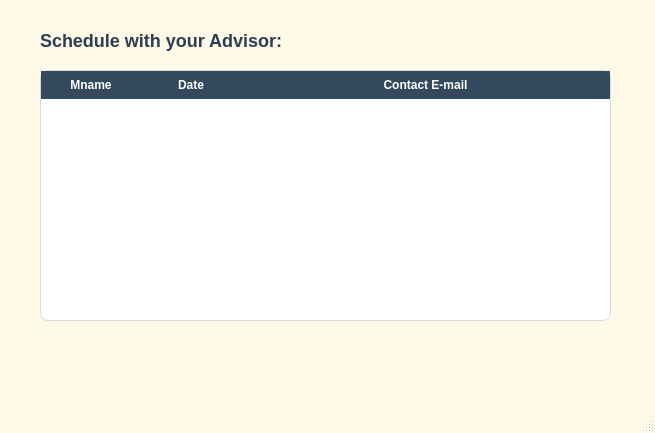
<?xml version="1.0" encoding="UTF-8"?>
<ui version="4.0">
 <class>MainWindow</class>
 <widget class="QMainWindow" name="MainWindow">
  <property name="geometry">
   <rect>
    <x>0</x>
    <y>0</y>
    <width>655</width>
    <height>433</height>
   </rect>
  </property>
  <property name="windowTitle">
   <string>USER ADVISOR</string>
  </property>
  <property name="styleSheet">
   <string notr="true">
QMainWindow, QWidget#centralwidget {
    background-color: #fef9e7;
}


QLabel#label {
    color: #2c3e50;
    font-size: 18px;
    font-weight: bold;
    font-family: &quot;Segoe UI&quot;;
}

/* Tablo Modernizasyonu */
QTableWidget {
    background-color: white;
    border: 1px solid #d5dbdb;
    gridline-color: #f7dc6f;
    border-radius: 8px;
}

QHeaderView::section {
    background-color: #34495e;
    color: white;
    padding: 5px;
    font-weight: bold;
    border: none;
}</string>
  </property>
  <widget class="QWidget" name="centralwidget">
   <widget class="QTableWidget" name="tableWidget">
    <property name="geometry">
     <rect>
      <x>40</x>
      <y>70</y>
      <width>571</width>
      <height>251</height>
     </rect>
    </property>
    <attribute name="horizontalHeaderStretchLastSection">
     <bool>true</bool>
    </attribute>
    <column>
     <property name="text">
      <string>Mname</string>
     </property>
    </column>
    <column>
     <property name="text">
      <string>Date</string>
     </property>
    </column>
    <column>
     <property name="text">
      <string>Contact E-mail</string>
     </property>
    </column>
   </widget>
   <widget class="QLabel" name="label">
    <property name="geometry">
     <rect>
      <x>40</x>
      <y>20</y>
      <width>281</width>
      <height>41</height>
     </rect>
    </property>
    <property name="text">
     <string>Schedule with your Advisor:</string>
    </property>
   </widget>
  </widget>
  <widget class="QMenuBar" name="menubar">
   <property name="geometry">
    <rect>
     <x>0</x>
     <y>0</y>
     <width>655</width>
     <height>30</height>
    </rect>
   </property>
  </widget>
  <widget class="QStatusBar" name="statusbar"/>
 </widget>
 <resources/>
 <connections/>
</ui>
